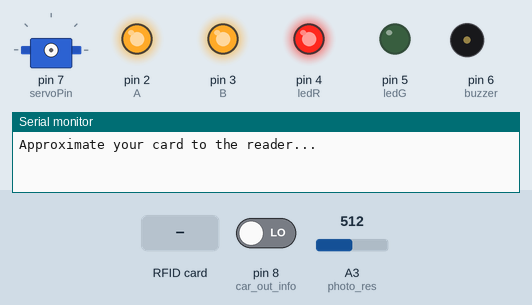
A sketch run on a simulated Arduino Uno, built with avr-gcc and run on an emulated ATmega328P. On the bench: servo, output pins drawn as LEDs (lit = HIGH), buzzer (waves = sounding, pin HIGH), the last lines printed to the serial monitor. The inputs (shaded band) are chosen by the test bench; at power-on: A3 (photo_res) = 512, pin 8 (car_out_info) LOW. Pins used as bus, display or sensor lines are not drawn.

Above: at 1.2 s.
1.3 s: RFID card 15 DD CC 65 held to the reader
At 3.5 s:
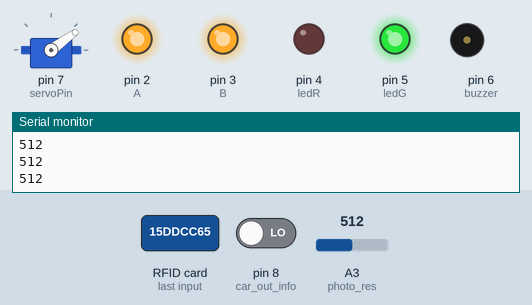
4.1 s: A3 (photo_res) set to 317
5.6 s: A3 (photo_res) set to 284
At 7.9 s:
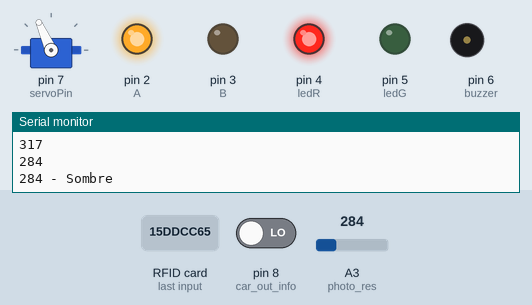
8.6 s: RFID card AB D6 B0 D5 held to the reader
At 9.0 s:
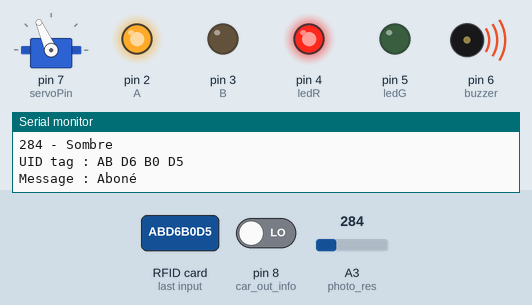
11.6 s: RFID card 90 90 CF A6 held to the reader
At 12.0 s:
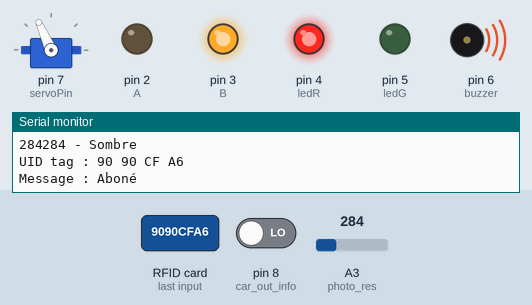
14.6 s: RFID card 5E 7A 19 C4 held to the reader
At 17.4 s:
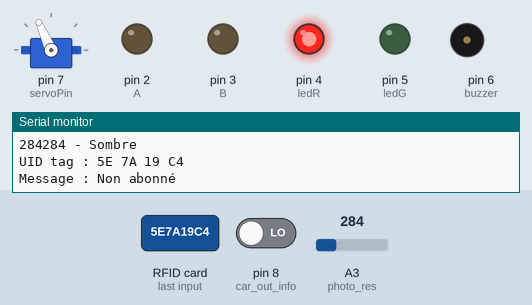
Timing chart, 0 to 18.6 s (numbered marks = the images above; inputs shaded):
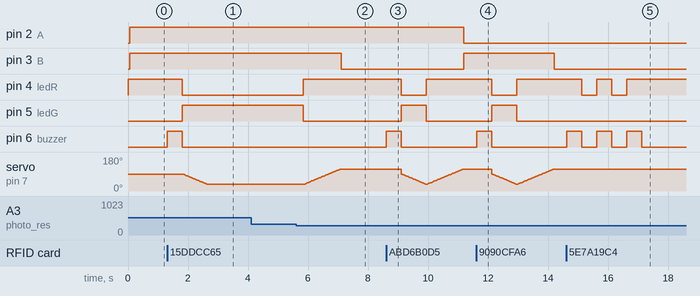

Measured:
- the behaviour switches between 301 and 300 on A3 (photo_res) (found by bisection; images 1 and 2)
- after the input at 1.3 s, pin 4 (ledR): HIGH → LOW after 0.51 s; pin 5 (ledG): LOW → HIGH after 0.51 s; pin 6 (buzzer): LOW → HIGH at once, → LOW 0.50 s later; servo on pin 7 (servoPin): moves from 90° to 36° over 0.78 s, starting after 0.54 s
- after the input at 5.6 s, pin 3 (B): HIGH → LOW after 1.5 s; pin 4 (ledR): LOW → HIGH after 0.24 s; pin 5 (ledG): HIGH → LOW after 0.24 s
- after the input at 8.6 s, pin 2 (A): HIGH → LOW after 2.6 s; pin 3 (B): LOW → HIGH after 2.6 s; pin 4 (ledR): HIGH → LOW after 0.51 s, → HIGH 0.83 s later; pin 5 (ledG): LOW → HIGH after 0.51 s, → LOW 0.83 s later; pin 6 (buzzer): LOW → HIGH at once, → LOW 0.50 s later
- after the input at 11.6 s, pin 3 (B): HIGH → LOW after 2.6 s; pin 4 (ledR): HIGH → LOW after 0.53 s, → HIGH 0.83 s later; pin 5 (ledG): LOW → HIGH after 0.53 s, → LOW 0.83 s later; pin 6 (buzzer): LOW → HIGH at once, → LOW 0.50 s later
- after the input at 14.6 s, pin 4 (ledR): alternates HIGH for 0.50 s and LOW for 0.50 s, 4 changes in all, then stays HIGH, starting after 0.52 s; pin 6 (buzzer): alternates HIGH for 0.50 s and LOW for 0.50 s, 6 changes in all, then stays LOW, starting at once

The sketch:

Entrance_Interface.ino
```cpp
int photo_res = A3;
int ledR = 4;
int ledG = 5;
int photocellReading;
int any_place = 1;
int nbre_cars_in = 0;
int places_valables = 3;
int buzzer = 6;

int car_out_info = 8;
int car_out_ack = 0;

// Command for 7 Segment Display with 2 bits:
/*
   A | B --- OUT
   0 | 0 --- 0
   0 | 1 --- 1
   1 | 0 --- 2
   1 | 1 --- 3
 */
int A = 2;
int B = 3;


// RFID_Module
#include <SPI.h>
#include <MFRC522.h>
#define SS_PIN 10
#define RST_PIN 9
MFRC522 mfrc522(SS_PIN, RST_PIN);   // Create MFRC522 instance.

#include <Servo.h>
int servoPin = 7;
Servo Servo1;

//----------------------------------------------------------------sous fonctions du programmes:

void display_number_places_valables(int number){
  if(number == 0){
    places_valables = 3;
    digitalWrite(A,HIGH);
    digitalWrite(B,HIGH);
  }
  else if(number == 1){
    places_valables = 2;
    digitalWrite(A,HIGH);
    digitalWrite(B,LOW);
  }
  else if(number == 2){
    places_valables = 1;
    digitalWrite(A,LOW);
    digitalWrite(B,HIGH);
  }
  else if(number == 3){
    places_valables = 0;
    digitalWrite(A,LOW);
    digitalWrite(B,LOW);
  }
}

//-----

void open_servo(void){
  Servo1.attach(servoPin);
  for(int i=90; i>35; i--){
   Servo1.write(i);
   delay(15);
  }
  Servo1.detach();
}

//-----

void close_servo(void){
  Servo1.attach(servoPin);
  for(int i=35; i<115; i++){
   Servo1.write(i);
   delay(15);
  }
  Servo1.detach();
}

//-----

void setup() {
  pinMode(ledG, OUTPUT);
  pinMode(ledR, OUTPUT);
  digitalWrite(ledR,HIGH);
  digitalWrite(ledG,LOW);

  pinMode(A, OUTPUT);
  pinMode(B, OUTPUT);

  pinMode(buzzer, OUTPUT);

  pinMode(car_out_info, INPUT);
  pinMode(car_out_ack, OUTPUT);

  Serial.begin(9600);   // Initiate a serial communication

  SPI.begin();      // Initiate  SPI bus
  mfrc522.PCD_Init();   // Initiate MFRC522
  Serial.println("Approximate your card to the reader...");
  Serial.println();

  pinMode(photo_res, INPUT);
}

void loop() {
  display_number_places_valables(nbre_cars_in);
  digitalWrite(ledR,HIGH);
  digitalWrite(ledG,LOW);

  if(digitalRead(car_out_info)){
    Serial.println("car_out");
    nbre_cars_in --;
    if(nbre_cars_in<0) nbre_cars_in=0;
    digitalWrite(car_out_ack,HIGH);
    delay(200);
  }
  else{
    digitalWrite(car_out_ack,LOW);
  }
  digitalWrite(car_out_ack,LOW);

  /*----------------------------------------------------------------------
   *
   *
   *
   *
   */

  // Look for new cards
  if ( ! mfrc522.PICC_IsNewCardPresent())
  {
    return;
  }
  // Select one of the cards
  if ( ! mfrc522.PICC_ReadCardSerial())
  {
    return;
  }
  //Show UID on serial monitor
  Serial.print("UID tag :");
  String content= "";
  byte letter;
  for (byte i = 0; i < mfrc522.uid.size; i++)
  {
     Serial.print(mfrc522.uid.uidByte[i] < 0x10 ? " 0" : " ");
     Serial.print(mfrc522.uid.uidByte[i], HEX);
     content.concat(String(mfrc522.uid.uidByte[i] < 0x10 ? " 0" : " "));
     content.concat(String(mfrc522.uid.uidByte[i], HEX));
  }
  Serial.println();
  Serial.print("Message : ");
  content.toUpperCase();
  if (content.substring(1) == "15 DD CC 65" || content.substring(1) == "AB D6 B0 D5" || content.substring(1) == "90 90 CF A6" || content.substring(1) == "C5 E8 D3 65") //change here the UID of the card/cards that you want to give access
  {
    Serial.println("Aboné");
    Serial.println();
    digitalWrite(buzzer,HIGH); //--buzzer high
    delay(500);
    digitalWrite(buzzer,LOW); //--buzzer low
    if(nbre_cars_in < 3){
      nbre_cars_in++;
      New_car();
    }
    else{
      digitalWrite(ledG,LOW);
      digitalWrite(ledR,HIGH);
      digitalWrite(buzzer,HIGH); //--buzzer high
      delay(500);
      digitalWrite(buzzer,LOW); //--buzzer low
      digitalWrite(ledR,LOW);
      delay(500);
      digitalWrite(ledR,HIGH);
      digitalWrite(buzzer,HIGH); //--buzzer high
      delay(500);
      digitalWrite(buzzer,LOW); //--buzzer low
      digitalWrite(ledR,LOW);
      delay(500);
      digitalWrite(ledR,HIGH);
      digitalWrite(buzzer,HIGH); //--buzzer high
      delay(500);
      digitalWrite(buzzer,LOW); //--buzzer low
    }
  }

 else   {
    Serial.println("Non abonné");
    digitalWrite(ledG,LOW);
    digitalWrite(ledR,HIGH);
    digitalWrite(buzzer,HIGH); //--buzzer high
    delay(500);
    digitalWrite(buzzer,LOW); //--buzzer low
    digitalWrite(ledR,LOW);
    delay(500);
    digitalWrite(ledR,HIGH);
    digitalWrite(buzzer,HIGH); //--buzzer high
    delay(500);
    digitalWrite(buzzer,LOW); //--buzzer low
    digitalWrite(ledR,LOW);
    delay(500);
    digitalWrite(ledR,HIGH);
    digitalWrite(buzzer,HIGH); //--buzzer high
    delay(500);
    digitalWrite(buzzer,LOW); //--buzzer low
  }

}


void New_car(void){
  digitalWrite(ledG,HIGH);
  digitalWrite(ledR,LOW);
  open_servo();
  photocellReading = analogRead(photo_res);
  Serial.print(photocellReading); // the raw analog reading
  if (photocellReading > 300) {
    Serial.println(" - Lumière");
    while(photocellReading > 300){    /*motor maintenu*/
      photocellReading = analogRead(photo_res);
      Serial.println(photocellReading);
      delay(200);
    }
  }

  Serial.print(photocellReading);
  Serial.println(" - Sombre");
  digitalWrite(ledG,LOW);
  digitalWrite(ledR,HIGH);
  close_servo();
  delay(50);
}
```
